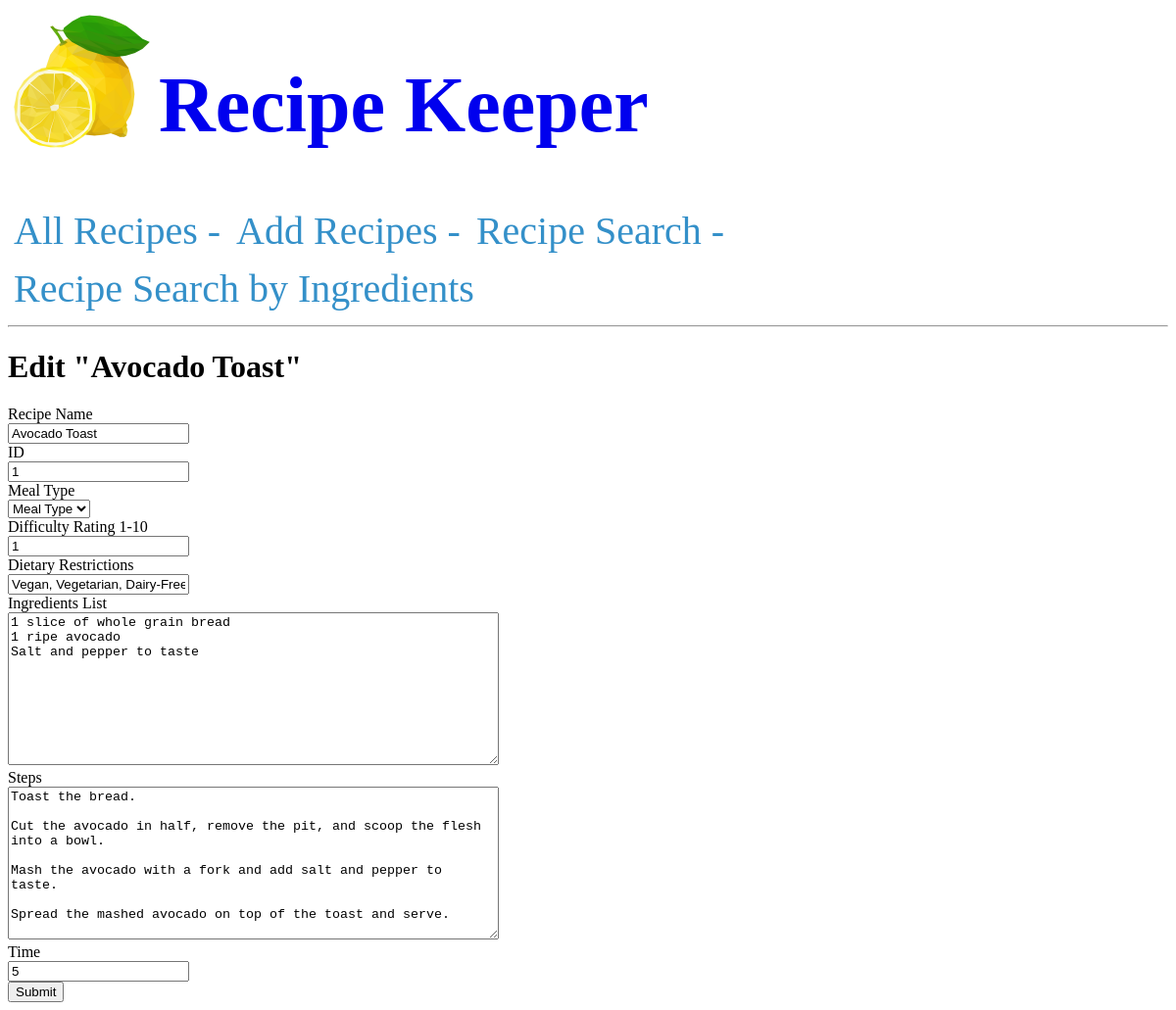
Screenshot of /1/change with the database file from the repository.
### tables this page shows
CREATE TABLE recipe (
    id INT PRIMARY KEY, 
    name CHAR(20) UNIQUE,
    meal CHAR(20),
    difficulty INT,
    diet CHAR(20)
);

CREATE TABLE ingredients (
    id INTEGER PRIMARY KEY,
    list TEXT,
    FOREIGN KEY (id) REFERENCES recipe(id)
);

CREATE TABLE directions(
    id INT PRIMARY KEY,
    steps TEXT,
    time INT,
    FOREIGN KEY (id) REFERENCES recipe(id)
);

### app.py (the view, shortened to what this page needs)
@app.route('/<int:id>/change', methods=('GET', 'POST'))
def change(id):
    conn = get_db_connection()
    cursor = conn.cursor()
    cursor.execute('SELECT * FROM recipe JOIN ingredients ON recipe.id = ingredients.id JOIN directions ON recipe.id = directions.id WHERE recipe.id = ?', (id,))
    recipe = cursor.fetchone()
    conn.close()
    return render_template('change.html', recipe=recipe)

### app.py (called while the page is built)
def get_db_connection():
    conn = sqlite3.connect('database.db')
    conn.row_factory = sqlite3.Row
    return conn

### templates/change.html (shortened to what this page needs)
{% extends 'base.html' %}
{% block content %}
    <h1>{% block title %} Edit "{{ recipe['name'] }}" {% endblock %}</h1>
    <form method="post">
        <label for="name">Recipe Name</label>
        <br>
            <input type="text" name="name"
                placeholder="Recipe Name"
                value="{{ request.form['name'] or recipe['name'] }}"></input>
        <br>
        <label for="id">ID</label>
        <br>
            <input type="integer" name="id"
                placeholder="ID"
                value="{{ request.form['id'] or recipe['id'] }}"></input>
        <br>
        <label for="meal">Meal Type</label>
        <br>
        <form method="POST" >
            <select name="meal">
                <option value="{{ request.form['id'] or recipe['meal'] or none }}">Meal Type</option>
            </select>
        <br>
        <label for="difficulty">Difficulty Rating 1-10</label>
        <br>
        <input type="integer" name="difficulty"
               placeholder="Difficulty"
               value="{{ request.form['difficulty'] or recipe['difficulty'] }}"></input>
        <br>
        <label for="diet">Dietary Restrictions</label>
        <br>
        <input type="text" name="diet"
               placeholder="Dietary Restrictions"
               value="{{ request.form['diet'] or recipe['diet'] }}"></input>
        <br>
        <label for="list">Ingredients List</label>
        <br>
        <textarea name="list"
                  placeholder="Ingredients List"
                  rows="10"
                  cols="60"
                  >{{ request.form['list'] or recipe['list'] }}</textarea>
        <br>
        <label for="steps">Steps</label>
        <br>
        <textarea name="steps"
                  placeholder="Steps"
                  rows="10"
                  cols="60"
                  >{{ request.form['steps'] or recipe['steps'] }}</textarea>
        <br>
        <label for="time">Time</label>
        <br>
        <input type="integer" name="time"
               placeholder="Time"
               value="{{ request.form['time'] or recipe['time']}}"></input>
        <br>
        <button type="submit">Submit</button>
    </form>
{% endblock %}

### rows the page displays
recipe: name "Avocado Toast", difficulty "1", diet "Vegan, Vegetarian, Dairy-Free"
ingredients: list "1 slice of whole grain bread 1 ripe avocado Salt and pepper to taste"
directions: steps "Toast the bread. Cut the avocado in half, remove the pit, and scoop the flesh into a bowl. Mash the avocado with a fork and add salt and pepper to taste. Spread the mashed avocado on top of the toast and serve.", time "5"
